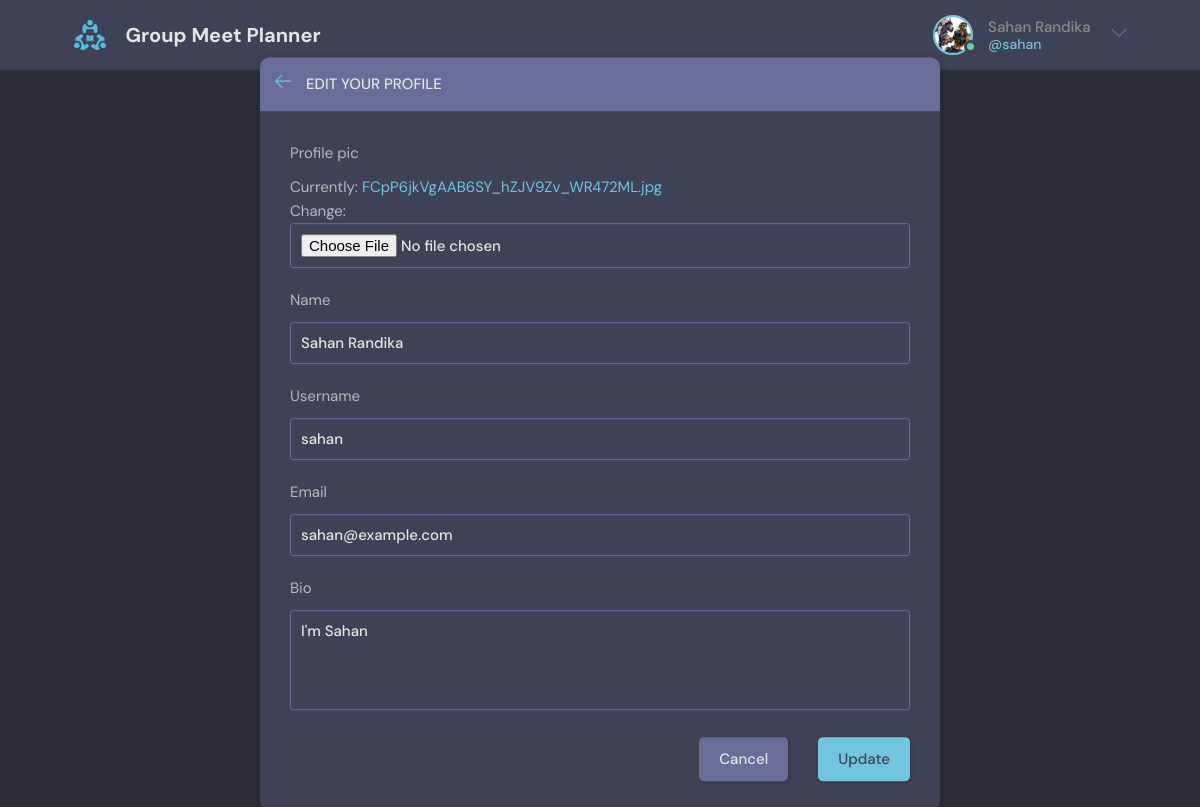
The app's page /update-user (signed in) with its own data.
### base/models.py (models this page shows)
class User(AbstractUser):
    name = models.CharField(max_length=200, null=True)
    email = models.EmailField(null=True, blank=True)
    bio = models.TextField(null=True, blank=True)
    profile_pic = models.ImageField(null=True, default="avatar.svg")
    REQUIRED_FIELDS = []

### base/views.py (the view)
# urls.py: path('update-user', views.update_user, name="update-user"),
def update_user(request):
    user = request.user
    form = UserForm(instance=user)
    if request.method == "POST":
        form = UserForm(request.POST, request.FILES, instance=user)
        if form.is_valid():
            form.save()
            return redirect('home')
    return render(request, 'base/update_user.html', {'form': form})

### base/forms.py
class UserForm(ModelForm):
    class Meta:
        model = User
        fields = ['profile_pic', 'name', 'username', 'email', 'bio']

### base/templates/base/update_user.html (shortened to what this page needs)
{% extends 'main.html' %}
{% block content %}
<main class="update-account layout">
    <div class="container">
        <div class="layout__box">
            <div class="layout__boxHeader">
                <div class="layout__boxTitle">
                    <a href="{% url 'home' %}">
                        <svg version="1.1" xmlns="http://www.w3.org/2000/svg" width="32" height="32"
                        viewBox="0 0 32 32">
                            <title>arrow-left</title>
                            <path
                            d="M13.723 2.286l-13.723 13.714 13.719 13.714 1.616-1.611-10.96-10.96h27.625v-2.286h-27.625l10.965-10.965-1.616-1.607z">
                            </path>
                        </svg>
                    </a>
                    <h3>Edit your profile</h3>
                </div>
            </div>
            <div class="layout__body">
                <form class="form" method="POST" action="" enctype="multipart/form-data">
                    {% for field in form %}
                        <div class="form__group">
                        <label for="{{ field.label }}">{{ field.label }}</label>
                        {{ field }}
                    </div>
                    {% endfor %}
                    <div class="form__action">
                        <a class="btn btn--dark" href="{% url 'home' %}">Cancel</a>
                        <button class="btn btn--main" type="submit">Update</button>
                    </div>
                </form>
            </div>
        </div>
    </div>
</main>
{% endblock content %}

### templates/navbar.html (shortened to what this page needs)
{% load static %}
<header class="header header--loggedIn">
  <div class="container">
    <a href="{% url 'home' %}" class="header__logo">
      <img src="{% static 'images/logo.svg'%}" />
      <h1>Group Meet Planner</h1>
    </a>
    <nav class="header__menu">
    {% if request.user.is_authenticated %}
      <div class="header__user">
        <a href="{% url 'home' %}">
          <div class="avatar avatar--medium active">
            <img src="{{ request.user.profile_pic.url }}" />
          </div>
          <p>{{ request.user.name }} <span>@{{ request.user.username }}</span></p>
        </a>
        <button class="dropdown-button">
          <svg version="1.1" xmlns="http://www.w3.org/2000/svg" width="32" height="32" viewBox="0 0 32 32">
            <title>chevron-down</title>
            <path d="M16 21l-13-13h-3l16 16 16-16h-3l-13 13z"></path>
          </svg>
        </button>
      </div>
    {% else %}
      <a href="{% url 'login-page' %}">
        <img src="{% static 'images/avatar.svg' %}" />
        <p>Login</p>
      </a>
    {% endif %}
    </nav>
  </div>
</header>

### static/static/styles/style.css (style rules this page uses)
:root { --color-main: #71c6dd; --color-main-light: #e1f6fb; --color-dark: #3f4156; --color-dark-medium: #51546e; --color-dark-light: #696d97; --color-light: #e5e5e5; --color-gray: #8b8b8b; --color-light-gray: #b2bdbd; --color-bg: #2d2d39; --color-success: #5dd693; --color-error: #fc4b0b; }
* { font-family: "DM Sans", -apple-system, BlinkMacSystemFont, "Segoe UI", Roboto, Oxygen, Ubuntu, Cantarell, "Open Sans", "Helvetica Neue", sans-serif; margin: 0; padding: 0; box-sizing: border-box; text-rendering: optimizeLegibility; font-size: inherit; }
html { font-size: 56.25%; }
@media only screen and (min-width: 1200px) { html { font-size: 62.5%; } }
body { line-height: 1.6; font-weight: 400; font-size: 1.5rem; color: var(--color-light-gray); background-color: var(--color-bg); min-height: 100vh; }
img { width: 100%; }
a { display: inline-block; color: var(--color-main); text-decoration: none; }
.container { max-width: 120rem; width: 90%; margin: auto; }
.btn { background-color: transparent; border: none; display: inline-flex; align-items: center; gap: 1rem; cursor: pointer; transition: all ease-in-out 0.3s; padding: 1rem 2rem; border-radius: 5px; box-shadow: 1px 1px 3px 1px rgba(0, 0, 0, 0.15); font-weight: 500; }
.btn--main { background-color: var(--color-main); color: var(--color-dark); }
.btn--dark { background-color: var(--color-dark-light); color: var(--color-light); }
.avatar { position: relative; display: inline-block; border-radius: 50%; border: 2px solid var(--color-main); }
.avatar img { display: block; border-radius: 50%; object-fit: cover; object-position: center; }
.avatar::after { content: ""; display: block; position: absolute; background-color: var(--color-gray); z-index: 111; border-radius: 50%; border: 0.3rem solid var(--color-dark); }
.avatar.active::after { background-color: var(--color-success); }
.avatar.avatar--medium img { width: 3.6rem; height: 3.6rem; border-radius: 50%; }
.avatar.avatar--medium:after { width: 0.7rem; height: 0.7rem; bottom: 0px; right: -6px; }
.header { padding: 1.5rem; background-color: var(--color-dark); }
.header > .container { display: flex; gap: 9.5rem; }
.header__logo, .header__user { display: flex; gap: 2rem; align-items: center; }
.header__logo > img { height: 3.2rem; width: 3.2rem; }
.header__logo > h1 { font-weight: 700; font-size: 2rem; color: var(--color-light); }
.header__menu { margin-left: auto; position: relative; }
.header__menu a { display: flex; gap: 1.5rem; align-items: center; font-weight: 500; text-decoration: none; color: var(--color-gray); }
.header__menu img { height: 3.6rem; }
.header__menu p { line-height: 1.2; }
.header__menu span { color: var(--color-main); font-weight: 500; font-size: 1.4rem; display: block; }
.header__menu svg { width: 1.6rem; height: 1.6rem; fill: var(--color-dark-light); }
.dropdown-button { background: transparent; border: 0; outline: 0; cursor: pointer; }
.layout { margin-top: 2.4rem; }
.layout > .container { display: flex; justify-content: space-between; align-items: flex-start; }
.layout__box { width: 90%; max-width: 48rem; min-height: 40rem; position: absolute; top: 50%; left: 50%; transform: translate(-50%, -46%); background-color: var(--color-dark); border-radius: 1rem; box-shadow: 1px 1px 6px 3px rgba(0, 0, 0, 0.1); overflow: hidden; }
.layout__boxHeader { display: flex; padding: 1.5rem; background-color: var(--color-dark-light); }
.layout__boxTitle { display: flex; gap: 1.5rem; align-items: center; }
.layout__boxTitle h3 { text-transform: uppercase; font-weight: 500; color: var(--color-light); }
.layout__boxTitle svg { width: 1.6rem; height: 1.6rem; fill: var(--color-main); }
.layout__body { margin: 3rem; }
.form__group { margin-bottom: 2rem; width: 100%; }
.form__group label { display: block; font-size: 1.5rem; margin-bottom: 1rem; }
.form__group input, .form__group textarea, .form__group select { background: transparent; border: 1px solid var(--color-dark-light); padding: 1rem; border-radius: 3px; width: 100%; color: var(--color-light); font-weight: 500; outline: none; }
.form__group textarea { background: transparent; height: 10rem; resize: none; }
.form__action { display: flex; justify-content: flex-end; gap: 3rem; }
.update-account.layout .layout__box { max-width: 68rem; }

### records on screen
User: user.profile_pic (picture), user.name "Sahan Randika", user.username "sahan", form "Sahan Randika" "sahan" "sahan@example.com" "I'm Sahan"

### other values on screen
{{ field.label }} "Profile pic" "Name" "Username" "Email" "Bio"
